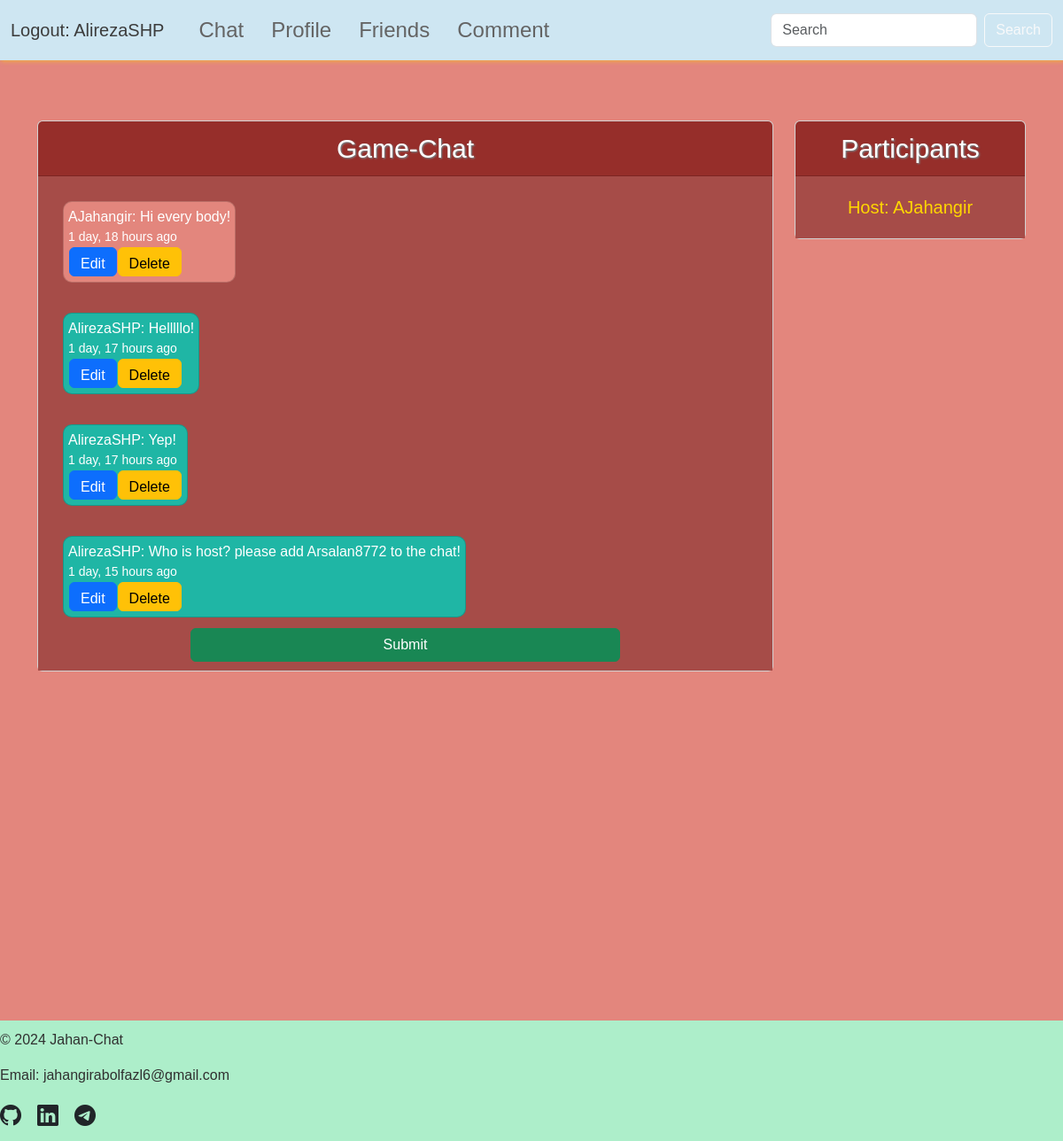
The app's page /success-send/1/ (signed in), older data.
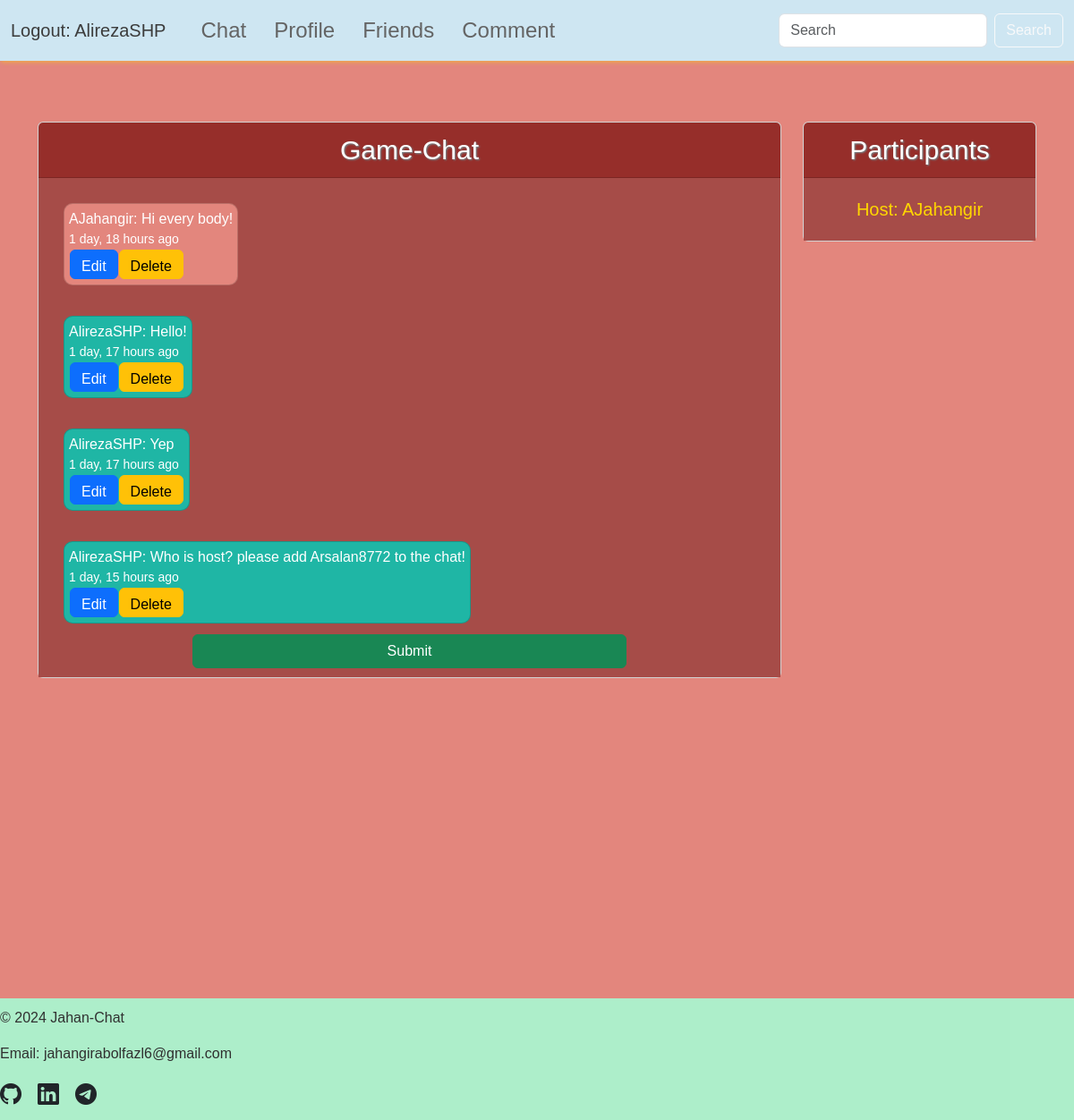
The same page, newer data.
### base/models.py (models this page shows, shortened)
class Message(models.Model):
    author = models.ForeignKey(CustomUser, on_delete=models.CASCADE, related_name="messages")
    chat = models.ForeignKey(Chat, on_delete=models.CASCADE, related_name="messages")
    body = models.TextField()
    created = models.DateTimeField(auto_now_add=True)
    updated = models.DateTimeField(auto_now=True)
    class Meta:
        ordering = ["created"]
        indexes = [
            models.Index(fields=["created"]),
        ]

class CustomUser(AbstractUser):
    friends = models.ManyToManyField("self", symmetrical=True, blank=True)
    created = models.DateTimeField(auto_now_add=True)
    groups = models.ManyToManyField(
        Group,
        related_name='customuser_set',
        blank=True,
        help_text='The groups this user belongs to. A user will get all permissions granted to each of their groups.',
        related_query_name='customuser',
    )
    user_permissions = models.ManyToManyField(
        Permission,
        related_name='customuser_set',
        blank=True,
        help_text='Specific permissions for this user.',
        related_query_name='customuser',
    )
    class Meta:
        ordering = ["created"]
    def __str__(self):
        return self.username

### base/views.py (the view, shortened to what this page needs)
# urls.py: path("success-send/<str:pk>/", views.sendMessage, name="success_send"),
def sendMessage(request, pk):
    chat = Chat.objects.get(id=pk)
    if request.user not in chat.participants.all():
        chat.participants.add(request.user)
    messages = chat.messages.all().order_by("created")
    context = {
        "chat": chat,
        "chat_messages": messages
        }
    return render(request, "base/chat_details.html", context=context)

### base/templates/base/chat_details.html (shortened to what this page needs)
{% extends 'base.html' %}
{% load static %}
{% block extra_css %}
    <link rel="stylesheet" href="{% static 'style/chat_details.css' %}">
{% endblock extra_css %}
{% block page_content %}
    <div class="container mt-5">
        <div class="row">
            <div class="col-9">
                <div class="card">
                    <div class="card-header">{{ chat.name }}</div>
                    <div class="card-body chat-container">
                        {% for chat_message in chat_messages %}
                            <div class="message-container" id="message-{{ chat_message.id }}" data-message-id="{{ chat_message.id }}">
                                <div class="message-content">
                                    <div class="card message-card {% if chat_message.author == user %}my-message{% else %}other-message{% endif %}">
                                        {{ chat_message.author }}: {{ chat_message.body }}
                                        <br>
                                        <small>{{ chat_message.created|timesince }} ago</small>
                                        <div class="message-buttons">
                                            <button type="button" class="btn btn-primary edit-button" data-message-id="{{ chat_message.id }}">
                                                Edit
                                            </button>
                                            <button type="button" class="btn btn-warning delete-button" data-message-id="{{ chat_message.id }}">
                                                Delete
                                            </button>
                                        </div>
                                    </div>
                                </div>
                            </div>
                        {% endfor %}
                    </div>
                    <div class="form-container">
                        <form id="message-form" method="post" action="{% url 'success_send' chat.id %}">
                            <button type="submit" class="btn btn-success">Submit</button>
                        </form>
                    </div>
                </div>
            </div>
            <div class="col-3">
                <div class="participants-container">
                    <div class="card">
                        <div class="card-header">Participants</div>
                        <div class="card-body">
                            <div class="participants-links">
                                <a href="{% url 'showing_profile' chat.host.username chat.host.id %}" target="_blank">Host: {{ chat.host }}</a>
                            </div>
                        </div>
                    </div>
                </div>
            </div>
        </div>
    </div>
{% endblock page_content %}

Row changes from the older to the newer data that the page shows:
changed Message: body "Helllllo!" → "Hello!"
changed Message: body "Yep!" → "Yep"
